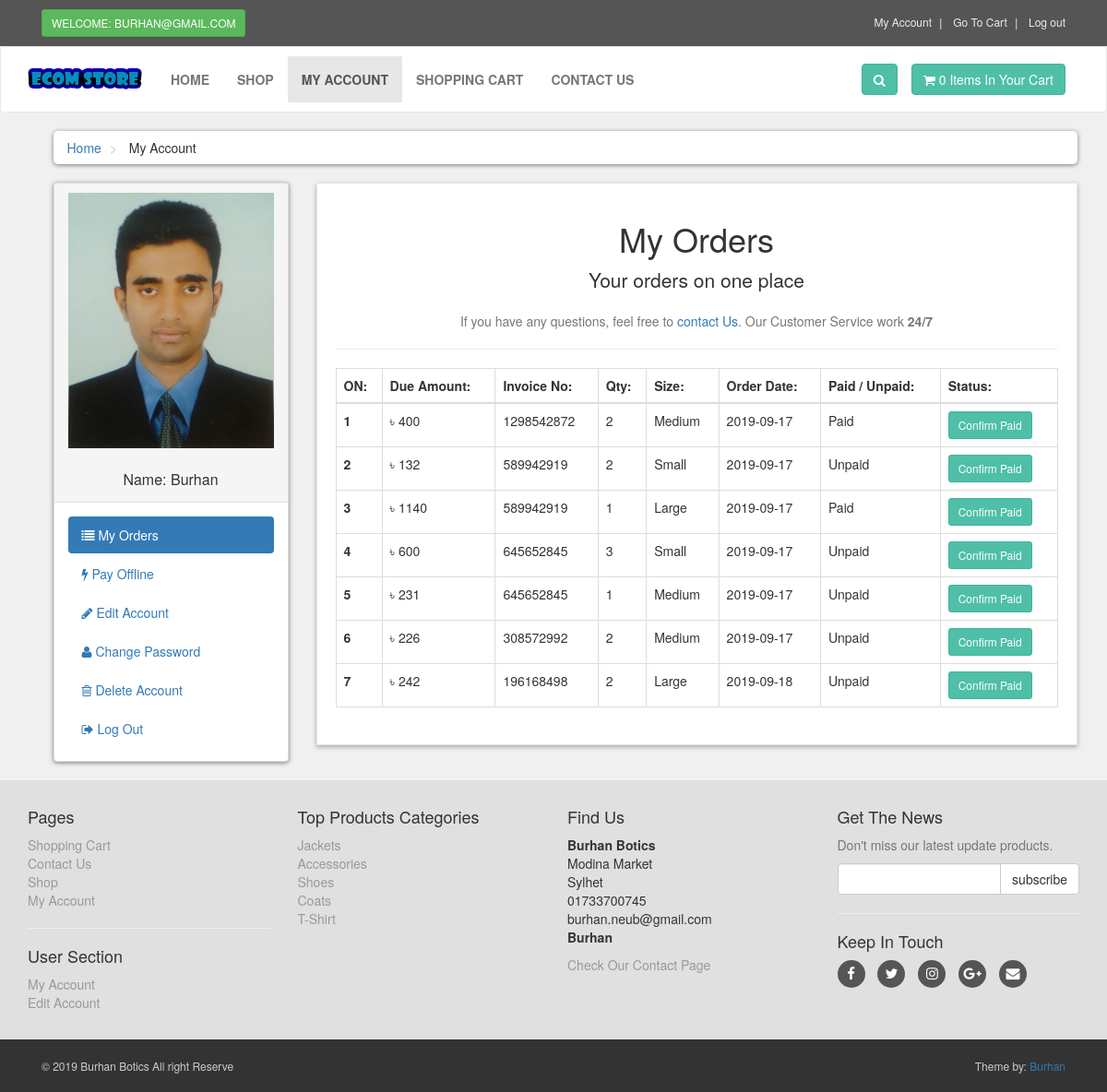
The app's page /customer/my_account.php?my_orders (signed in) with its own data.
### tables this page shows
CREATE TABLE `customers` (
  `customer_id` int(10) NOT NULL,
  `customer_name` varchar(255) NOT NULL,
  `customer_email` varchar(255) NOT NULL,
  `customer_pass` varchar(255) NOT NULL,
  `customer_address` varchar(255) NOT NULL,
  `customer_contact` varchar(255) NOT NULL,
  `customer_image` text NOT NULL,
  `customer_ip` varchar(255) NOT NULL
);

CREATE TABLE `customer_orders` (
  `order_id` int(10) NOT NULL,
  `customer_id` int(10) NOT NULL,
  `due_amount` int(100) NOT NULL,
  `invoice_no` int(100) NOT NULL,
  `qty` int(10) NOT NULL,
  `size` text NOT NULL,
  `order_date` date NOT NULL,
  `order_status` text NOT NULL
);

CREATE TABLE `product_categories` (
  `p_cat_id` int(10) NOT NULL,
  `p_cat_title` text NOT NULL,
  `p_cat_desc` text NOT NULL
);

### customer/my_orders.php (the view)
<center>
    <h1> My Orders </h1>
    <p class="lead"> Your orders on one place </p>
    <p class="text-muted">
        If you have any questions, feel free to <a href="../contact.php">contact Us</a>. Our Customer Service work <strong>24/7</strong>
    </p>
</center>
<hr>
<div class="table-responsive">
    <table class="table table-bordered table-hover">
        <thead>
            <tr>
                <th> ON: </th>
                <th> Due Amount: </th>
                <th>Invoice No: </th>
                <th> Qty: </th>
                <th> Size: </th>
                <th>Order Date: </th>
                <th> Paid / Unpaid: </th>
                <th>Status: </th>
            </tr>
        </thead>
        <tbody>
            <?php
            $customer_session = $_SESSION['customer_email'];
            $get_customer = "select * from customers where customer_email='$customer_session'";
            $run_customer = mysqli_query($con,$get_customer);
            $row_customer = mysqli_fetch_array($run_customer);
            $customer_id = $row_customer['customer_id'];
            $get_orders = "select * from customer_orders where customer_id='$customer_id'";
            $run_orders = mysqli_query($con,$get_orders);
            $i = 0;
            while($row_orders = mysqli_fetch_array($run_orders)){
                $order_id = $row_orders['order_id'];
                $due_amount = $row_orders['due_amount'];
                $invoice_no = $row_orders['invoice_no'];
                $qty = $row_orders['qty'];
                $size = $row_orders['size'];
                $order_date = substr($row_orders['order_date'],0,11);
                $order_status = $row_orders['order_status'];
                $i++;
                if($order_status=='pending'){
                    $order_status = 'Unpaid';
                }else{
                    $order_status = 'Paid';
                }
            ?>
            <tr>
                <th> <?php echo $i; ?> </th>
                <td> ৳ <?php echo $due_amount; ?> </td>
                <td> <?php echo $invoice_no; ?> </td>
                <td> <?php echo $qty; ?> </td>
                <td> <?php echo $size; ?> </td>
                <td> <?php echo $order_date; ?> </td>
                <td> <?php echo $order_status; ?> </td>
                <td>
                    <a href="confirm.php?order_id=<?php echo $order_id; ?>" target="_blank" class="btn btn-primary btn-sm"> Confirm Paid </a>
                </td>
            </tr>
            <?php } ?>
        </tbody>
    </table>
</div>

### customer/my_account.php (shortened to what this page needs)
<?php
if(!isset($_SESSION['customer_email'])){
    echo "<script>window.open('../checkout.php','_self')</script>";
}else{
include("includes/db.php");
include("functions/functions.php");
?>
<!DOCTYPE html>
<html lang="en">
<head>
    <link rel="stylesheet" href="styles/bootstrap-337.min.css">
    <link rel="stylesheet" href="font-awsome/css/font-awesome.min.css">
    <link rel="stylesheet" href="styles/style.css">
</head>
<body>
   <div id="top">
       <div class="container">
           <div class="col-md-6 offer">
               <a href="#" class="btn btn-success btn-sm">
                   <?php
                   if(!isset($_SESSION['customer_email'])){
                       echo "Welcome: Guest";
                   }else{
                       echo "Welcome: " . $_SESSION['customer_email'] . "";
                   }
                   ?>
               </a>
           </div>
           <div class="col-md-6">
               <ul class="menu">
                   <li>
                       <a href="my_account.php">My Account</a>
                   </li>
                   <li>
                       <a href="../cart.php">Go To Cart</a>
                   </li>
                   <li>
                       <a href="../logout.php">Log out</a>
                   </li>
               </ul>
           </div>
       </div>
   </div>
   <div id="navbar" class="navbar navbar-default">
       <div class="container">
           <div class="navbar-header">
               <a href="../index.php" class="navbar-brand home">
                   <img src="images/ecom-store-logo.png" alt="M-dev-Store Logo" class="hidden-xs">
               </a>
           </div>
           <div class="navbar-collapse collapse" id="navigation">
               <div class="padding-nav">
                   <ul class="nav navbar-nav left">
                       <li>
                           <a href="../index.php">Home</a>
                       </li>
                       <li>
                           <a href="../shop.php">Shop</a>
                       </li>
                       <li class="active">
                           <a href="my_account.php">My Account</a>
                       </li>
                       <li>
                           <a href="../cart.php">Shopping Cart</a>
                       </li>
                       <li>
                           <a href="../contact.php">Contact Us</a>
                       </li>
                   </ul>
               </div>
               <a href="../cart.php" class="btn navbar-btn btn-primary right">
                   <i class="fa fa-shopping-cart"></i>
                   <span><?php items(); ?> Items In Your Cart</span>
               </a>
               <div class="navbar-collapse collapse right">
                   <button class="btn btn-primary navbar-btn" type="button" data-toggle="collapse" data-target="#search">
                       <i class="fa fa-search"></i>
                   </button>
               </div>
           </div>
       </div>
   </div>
<div id="content">
    <div class="container">
        <div class="col-md-12">
            <ul class="breadcrumb">
                <li>
                    <a href="../index.php">Home</a>
                </li>
                <li>
                    My Account
                </li>
            </ul>
        </div>
        <div class="col-md-3">
            <?php
                include("includes/sidebar.php")
            ?>
        </div>
        <div class="col-md-9">
            <div class="box">
                <?php
                    if(isset($_GET['my_orders'])|| empty($_GET)){
                        include("my_orders.php");
                    }
                ?>
            </div>
        </div>
    </div>
</div>
<?php
include("includes/footer.php")
?>
</body>
</html>
<?php
}
?>

### customer/functions/functions.php (shortened to what this page needs)
<?php
$db = mysqli_connect("localhost","root","","ecom_store");
function getRealIpUser(){
    switch(true){
            default : return $_SERVER['REMOTE_ADDR'];
    }
}
function items(){
    global $db;
    $ip_add = getRealIpUser();
    $get_items = "select * from cart where ip_add='$ip_add'";
    $run_items = mysqli_query($db,$get_items);
    $count_items = mysqli_num_rows($run_items);
    echo $count_items;
}
?>

### customer/includes/sidebar.php
<div class="panel panel-default sidebar-menu">
    <div class="panel-heading">
        <?php
        $customer_session = $_SESSION['customer_email'];
        $get_customer = "select * from customers where customer_email='$customer_session'";
        $run_customer = mysqli_query($con,$get_customer);
        $row_customer = mysqli_fetch_array($run_customer);
        $customer_image = $row_customer['customer_image'];
        $customer_name = $row_customer['customer_name'];
        if(!isset($_SESSION['customer_email'])){
        }else{
            echo "
                <center>
                    <img src='customer_images/$customer_image' class='img-responsive'>
                </center>
                <br/>
                <h3 class='panel-title' align='center'>
                    Name: $customer_name
                </h3>
            ";
        }
        ?>
    </div>
    <div class="panel-body">
        <ul class="nav-pills nav-stacked nav">
            <li class="<?php if(isset($_GET['my_orders']) || empty($_GET)){echo"active";} ?>">
                <a href="my_account.php?my_orders">
                    <i class="fa fa-list"></i> My Orders
                </a>
            </li>
            <li class="<?php if(isset($_GET['pay_offline'])){echo"active";} ?>">
                <a href="my_account.php?pay_offline">
                    <i class="fa fa-bolt"></i> Pay Offline
                </a>
            </li>
            <li class="<?php if(isset($_GET['edit_account'])){echo"active";} ?>">
                <a href="my_account.php?edit_account">
                    <i class="fa fa-pencil"></i> Edit Account
                </a>
            </li>
            <li class="<?php if(isset($_GET['change_password'])){echo"active";} ?>">
                <a href="my_account.php?change_password">
                    <i class="fa fa-user"></i> Change Password
                </a>
            </li>
            <li class="<?php if(isset($_GET['delect_account'])){echo"active";} ?>">
                <a href="my_account.php?delect_account">
                    <i class="fa fa-trash-o"></i> Delete Account
                </a>
            </li>
            <li>
                <a href="../logout.php">
                    <i class="fa fa-sign-out"></i> Log Out
                </a>
            </li>
        </ul>
    </div>
</div>

### customer/includes/footer.php (shortened to what this page needs)
<div id="footer">
    <div class="container">
        <div class="row">
            <div class="col-sm-6 col-md-3">
            <h4>Pages</h4>
                <ul>
                    <li><a href="../cart.php">Shopping Cart</a></li>
                    <li><a href="../contact.php">Contact Us</a></li>
                    <li><a href="../shop.php">Shop</a></li>
                    <li><a href="my_account.php">My Account</a></li>
                </ul>
                <hr>
                <h4>User Section</h4>
                <ul>
                    <li>
                         <?php
                           if(!isset($_SESSION['customer_email'])){
                               echo"<a href='../checkout.php'>Login</a>";
                           }else{
                              echo"<a href='my_account.php?my_orders'>My Account</a>";
                           }
                          ?>
                    </li>
                    <li>
                        <?php
                           if(!isset($_SESSION['customer_email'])){
                               echo"<a href='../checkout.php'>Login</a>";
                           }else{
                              echo"<a href='my_account.php?edit_account'>Edit Account</a>";
                           }
                          ?>
                    </li>
                </ul>
            </div>
            <div class="col-sm-6 col-md-3">
                <h4>Top Products Categories</h4>
                <ul>
                    <?php
                    $get_p_cats = "select * from product_categories";
                    $run_p_cats = mysqli_query($con,$get_p_cats);
                    while($row_p_cats=mysqli_fetch_array($run_p_cats)){
                        $p_cat_id = $row_p_cats['p_cat_id'];
                        $p_cat_title = $row_p_cats['p_cat_title'];
                        echo "
                            <li>
                                <a href='../shop.php?p_cat=$p_cat_id'>
                                    $p_cat_title
                                </a>
                            </li>
                        ";
                    }
                ?>
                </ul>
            </div>
            <div class="col-sm-6 col-md-3">
                <h4>Find Us</h4>
                <p>
                    <strong>Burhan Botics</strong>
                    <br>Modina Market
                    <br>Sylhet
                    <br>01733700745
                    <br>burhan.neub@gmail.com
                    <br><strong>Burhan</strong>
                </p>
                <a href="../contact.php">Check Our Contact Page</a>
            </div>
            <div class="col-sm-6 col-md-3">
                <h4>Get The News</h4>
                <p class="text-muted">
                    Don't miss our latest update products.
                </p>
                <form action="https://feedburner.google.com/fb/a/mailverify" method="post" target="popupwindow" onsubmit="window.open('https://feedburner.google.com/fb/a/mailverify?uri=PpProgramingBlog', 'popupwindow', 'scrollbars=yes,width=550,height=520');return true" method="post">
                    <div class="input-group">
                        <input type="text" class="form-control" name="email">
                        <span class="input-group-btn">
                            <input type="submit" value="subscribe" class="btn btn-default">
                        </span>
                    </div>
                </form>
                <hr>
                <h4>Keep In Touch</h4>
                <p class="social">
                    <a href="www.facebook.com/burhan.cse" class="fa fa-facebook"></a>
                    <a href="#" class="fa fa-twitter"></a>
                    <a href="#" class="fa fa-instagram"></a>
                    <a href="#" class="fa fa-google-plus"></a>
                    <a href="#" class="fa fa-envelope"></a>
                </p>
            </div>
        </div>
    </div>
</div>
<div id="copyright">
    <div class="container">
        <div class="col-md-6">
            <p class="pull-left">&copy; 2019 Burhan Botics All right Reserve</p>
        </div>
        <div class="col-md-6">
            <p class="pull-right">Theme by: <a href="www.facebook.com/burhan.cse">Burhan</a></p>
        </div>
    </div>
</div>

### customer/styles/style.css (style rules this page uses)
body { font-size: 14px; line-height: 1.42857143; color: #333333; background: #f0f0f0; overflow-x: hidden; }
#top { background: #555555; padding: 10px 0; }
#top .offer { color: #ffffff; }
#top .offer .btn { text-transform: uppercase; }
#top a { color: #ffffff; }
#top ul.menu { padding-top: 5px; margin: 0px; text-align: right; font-size: 12px; list-style: none; }
#top ul.menu > li { display: inline-block; }
#top ul.menu > li a { color: #eeeeee; }
#top ul.menu > li + li:before { content: "|\00a0"; color: #f7f7f7; padding: 0 5px; }
.navbar { background: #ffffff; }
.navbar-collapse .right { float: right; }
.navbar-brand { float: left; padding: 10px 15px; font-size: 18px; line-height: 20px; height: 70px; }
.navbar ul.nav > li > a { text-transform: uppercase; font-weight: bold; font-size: 14px; }
.padding-nav { padding-top: 10px; }
.btn-primary { color: rgb(255,255,255); background: rgb(79,191,168); border-color: rgb(65,179,156); }
.box { background: #ffffff; margin: 0 0 30px; border: solid 1px #e6e6e6; box-sizing: border-box; padding: 20px; box-shadow: 0px 2px 5px rgba(0, 0, 0, .3); }
#content { padding-left: 25px; }
.breadcrumb { padding: 8px 15px; margin-bottom: 20px; background: #ffffff; border-radius: 5px; box-shadow: 0px 1px 5px rgba(0, 0, 0, .5); }
.breadcrumb> li + li:before { content: ">\00a0"; color: #cccccc; }
#content .panel.sidebar-menu { box-sizing: border-box; box-shadow: 0px 1px 5px rgba(0, 0, 0, .5); }
#content .panel.sidebar-menu h3 { padding: 5px 0px; margin: 0px; }
#footer { background: #e0e0e0; padding: 20px 0; }
#footer a { color: #999999; padding: 0; text-decoration: none; }
#footer ul { list-style: none; padding-left: 0px; }
#footer .social { text-align: left; }
#footer .social a { margin: 0px 10px 0px 0px; display: inline-block; color: #ffffff; width: 30px; height: 30px; border-radius: 15px; line-height: 30px; font-size: 15px; text-align: center; vertical-align: bottom; background: #555555; text-decoration: none; }
#copyright { background: #333333; color: #cccccc; padding: 20px 0px; font-size: 12px; }
#copyright p { margin: 0px; }

### records on screen
customers: customer_image (placeholder picture), customer_name "Burhan"
customer_orders: due_amount "400", invoice_no "1298542872", qty "2", size "Medium", order_date "2019-09-17", order_status "Paid"
customer_orders: due_amount "132", invoice_no "589942919", qty "2", size "Small", order_date "2019-09-17", order_status "Unpaid"
customer_orders: due_amount "1140", invoice_no "589942919", qty "1", size "Large", order_date "2019-09-17", order_status "Paid"
customer_orders: due_amount "600", invoice_no "645652845", qty "3", size "Small", order_date "2019-09-17", order_status "Unpaid"
customer_orders: due_amount "231", invoice_no "645652845", qty "1", size "Medium", order_date "2019-09-17", order_status "Unpaid"
customer_orders: due_amount "226", invoice_no "308572992", qty "2", size "Medium", order_date "2019-09-17", order_status "Unpaid"
customer_orders: due_amount "242", invoice_no "196168498", qty "2", size "Large", order_date "2019-09-18", order_status "Unpaid"
product_categories: p_cat_title "Jackets"
product_categories: p_cat_title "Accessories"
product_categories: p_cat_title "Shoes"
product_categories: p_cat_title "Coats"
product_categories: p_cat_title "T-Shirt"

### other values on screen
$_SESSION['customer_email'] "BURHAN@GMAIL.COM"
$count_items "0"
